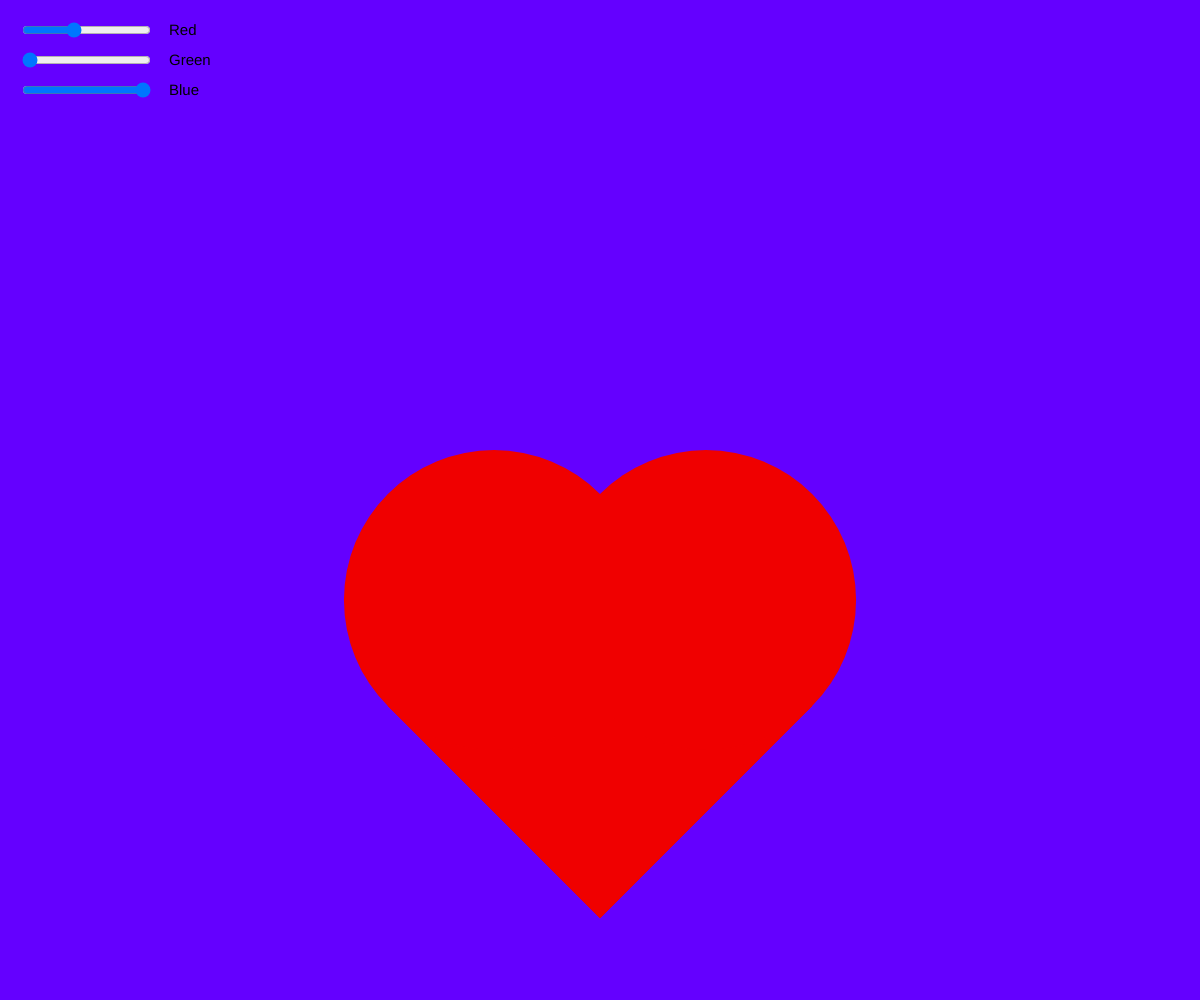
Frame 1 (no input)
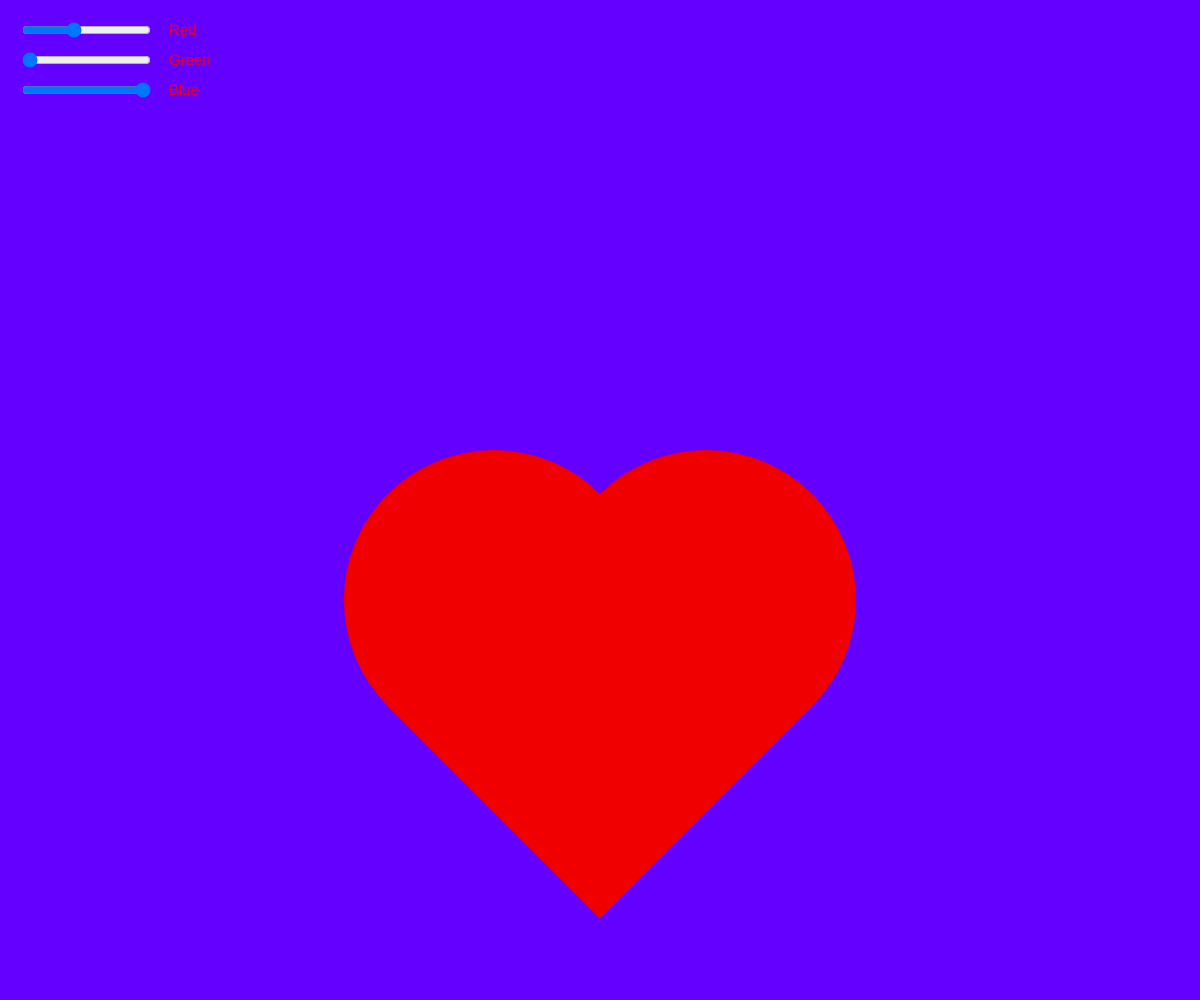
Frame 60 (no input)
Frame 120 (the mouse pressed at the canvas centre since frame 60): identical to frame 60, image omitted

The p5.js sketch that drew these frames (run headless with seeded random() and noise() and a simulated clock; from frame 60 on, the mouse is pressed at the canvas centre):

// p5.js sketch
// ── sketch.js
function setup() {
  createCanvas(windowWidth, windowHeight);
  textSize(15);
  background(0);
  rSlider = createSlider(0, 255, 100);
  rSlider.position(20, 20);
  gSlider = createSlider(0, 255, 0);
  gSlider.position(20, 50);
  bSlider = createSlider(0, 255, 255);
  bSlider.position(20, 80);
}

function draw() {
  background(0);
  const r = rSlider.value();
  const g = gSlider.value();
  const b = bSlider.value();
  background(r, g, b);
  text('Red', rSlider.x * 2 + rSlider.width, 35);
  text('Green', gSlider.x * 2 + gSlider.width, 65);
  text('Blue', bSlider.x * 2 + bSlider.width, 95);


C = 0

   noStroke()
    translate(windowWidth / 2, windowWidth / 2)
    S = 2 + abs(cos(C++/20))
      scale(S);
  rotate(PI / 4) 
  fill(S * 80, 0, 0)
  rect(-25, -25, 100, 100)
  rect(-25, -25, 100, 100) 
  circle(25, -25, 100) 
  circle(-25, 25, 100)
    }
